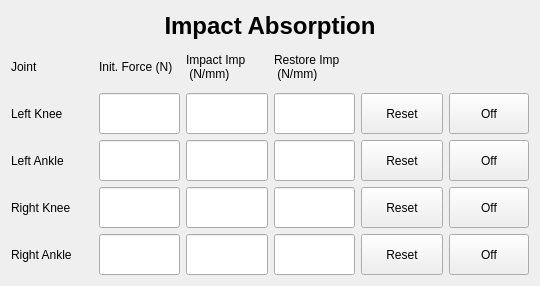
<?xml version="1.0" encoding="UTF-8"?>
<ui version="4.0">
 <class>ImpactCon</class>
 <widget class="QWidget" name="ImpactCon">
  <property name="geometry">
   <rect>
    <x>0</x>
    <y>0</y>
    <width>540</width>
    <height>286</height>
   </rect>
  </property>
  <property name="windowTitle">
   <string>Impact Absorption</string>
  </property>
  <layout class="QVBoxLayout" name="verticalLayout_2" stretch="1,8">
   <item>
    <widget class="QLabel" name="label">
     <property name="font">
      <font>
       <pointsize>18</pointsize>
       <weight>75</weight>
       <bold>true</bold>
      </font>
     </property>
     <property name="text">
      <string>Impact Absorption</string>
     </property>
     <property name="alignment">
      <set>Qt::AlignCenter</set>
     </property>
    </widget>
   </item>
   <item>
    <layout class="QGridLayout" name="gridLayout" columnstretch="1,1,1,1,1,0">
     <item row="3" column="3">
      <widget class="QLineEdit" name="lineEdit_rkne_restore_imp">
       <property name="sizePolicy">
        <sizepolicy hsizetype="Expanding" vsizetype="Preferred">
         <horstretch>0</horstretch>
         <verstretch>0</verstretch>
        </sizepolicy>
       </property>
      </widget>
     </item>
     <item row="2" column="0">
      <widget class="QLabel" name="label_7">
       <property name="text">
        <string>Left Ankle</string>
       </property>
      </widget>
     </item>
     <item row="4" column="0">
      <widget class="QLabel" name="label_9">
       <property name="text">
        <string>Right Ankle</string>
       </property>
      </widget>
     </item>
     <item row="3" column="2">
      <widget class="QLineEdit" name="lineEdit_rkne_impact_imp">
       <property name="sizePolicy">
        <sizepolicy hsizetype="Expanding" vsizetype="Preferred">
         <horstretch>0</horstretch>
         <verstretch>0</verstretch>
        </sizepolicy>
       </property>
      </widget>
     </item>
     <item row="0" column="1">
      <widget class="QLabel" name="label_4">
       <property name="text">
        <string>Init. Force (N)</string>
       </property>
      </widget>
     </item>
     <item row="2" column="4">
      <widget class="QPushButton" name="btn_lank_reset">
       <property name="sizePolicy">
        <sizepolicy hsizetype="Minimum" vsizetype="Preferred">
         <horstretch>0</horstretch>
         <verstretch>0</verstretch>
        </sizepolicy>
       </property>
       <property name="text">
        <string>Reset</string>
       </property>
      </widget>
     </item>
     <item row="1" column="1">
      <widget class="QLineEdit" name="lineEdit_lkne_init_f">
       <property name="sizePolicy">
        <sizepolicy hsizetype="Expanding" vsizetype="Preferred">
         <horstretch>0</horstretch>
         <verstretch>0</verstretch>
        </sizepolicy>
       </property>
      </widget>
     </item>
     <item row="3" column="1">
      <widget class="QLineEdit" name="lineEdit_rkne_init_f">
       <property name="sizePolicy">
        <sizepolicy hsizetype="Expanding" vsizetype="Preferred">
         <horstretch>0</horstretch>
         <verstretch>0</verstretch>
        </sizepolicy>
       </property>
      </widget>
     </item>
     <item row="2" column="2">
      <widget class="QLineEdit" name="lineEdit_lank_impact_imp">
       <property name="sizePolicy">
        <sizepolicy hsizetype="Expanding" vsizetype="Preferred">
         <horstretch>0</horstretch>
         <verstretch>0</verstretch>
        </sizepolicy>
       </property>
      </widget>
     </item>
     <item row="0" column="3">
      <widget class="QLabel" name="label_6">
       <property name="text">
        <string>Restore Imp 
 (N/mm)</string>
       </property>
      </widget>
     </item>
     <item row="3" column="0">
      <widget class="QLabel" name="label_8">
       <property name="text">
        <string>Right Knee</string>
       </property>
      </widget>
     </item>
     <item row="3" column="4">
      <widget class="QPushButton" name="btn_rkne_reset">
       <property name="sizePolicy">
        <sizepolicy hsizetype="Minimum" vsizetype="Preferred">
         <horstretch>0</horstretch>
         <verstretch>0</verstretch>
        </sizepolicy>
       </property>
       <property name="text">
        <string>Reset</string>
       </property>
      </widget>
     </item>
     <item row="2" column="3">
      <widget class="QLineEdit" name="lineEdit_lank_restore_imp">
       <property name="sizePolicy">
        <sizepolicy hsizetype="Expanding" vsizetype="Preferred">
         <horstretch>0</horstretch>
         <verstretch>0</verstretch>
        </sizepolicy>
       </property>
      </widget>
     </item>
     <item row="4" column="1">
      <widget class="QLineEdit" name="lineEdit_rank_init_f">
       <property name="sizePolicy">
        <sizepolicy hsizetype="Expanding" vsizetype="Preferred">
         <horstretch>0</horstretch>
         <verstretch>0</verstretch>
        </sizepolicy>
       </property>
      </widget>
     </item>
     <item row="4" column="4">
      <widget class="QPushButton" name="btn_rank_reset">
       <property name="sizePolicy">
        <sizepolicy hsizetype="Minimum" vsizetype="Preferred">
         <horstretch>0</horstretch>
         <verstretch>0</verstretch>
        </sizepolicy>
       </property>
       <property name="text">
        <string>Reset</string>
       </property>
      </widget>
     </item>
     <item row="1" column="4">
      <widget class="QPushButton" name="btn_lkne_reset">
       <property name="sizePolicy">
        <sizepolicy hsizetype="Minimum" vsizetype="Preferred">
         <horstretch>0</horstretch>
         <verstretch>0</verstretch>
        </sizepolicy>
       </property>
       <property name="text">
        <string>Reset</string>
       </property>
      </widget>
     </item>
     <item row="4" column="3">
      <widget class="QLineEdit" name="lineEdit_rank_restore_imp">
       <property name="sizePolicy">
        <sizepolicy hsizetype="Expanding" vsizetype="Preferred">
         <horstretch>0</horstretch>
         <verstretch>0</verstretch>
        </sizepolicy>
       </property>
      </widget>
     </item>
     <item row="2" column="1">
      <widget class="QLineEdit" name="lineEdit_lank_init_f">
       <property name="sizePolicy">
        <sizepolicy hsizetype="Expanding" vsizetype="Preferred">
         <horstretch>0</horstretch>
         <verstretch>0</verstretch>
        </sizepolicy>
       </property>
      </widget>
     </item>
     <item row="0" column="4">
      <spacer name="horizontalSpacer">
       <property name="orientation">
        <enum>Qt::Horizontal</enum>
       </property>
       <property name="sizeHint" stdset="0">
        <size>
         <width>40</width>
         <height>20</height>
        </size>
       </property>
      </spacer>
     </item>
     <item row="1" column="2">
      <widget class="QLineEdit" name="lineEdit_lkne_impact_imp">
       <property name="sizePolicy">
        <sizepolicy hsizetype="Expanding" vsizetype="Preferred">
         <horstretch>0</horstretch>
         <verstretch>0</verstretch>
        </sizepolicy>
       </property>
      </widget>
     </item>
     <item row="1" column="0">
      <widget class="QLabel" name="label_2">
       <property name="text">
        <string>Left Knee</string>
       </property>
      </widget>
     </item>
     <item row="0" column="2">
      <widget class="QLabel" name="label_5">
       <property name="text">
        <string>Impact Imp 
 (N/mm)</string>
       </property>
      </widget>
     </item>
     <item row="1" column="3">
      <widget class="QLineEdit" name="lineEdit_lkne_restore_imp">
       <property name="sizePolicy">
        <sizepolicy hsizetype="Expanding" vsizetype="Preferred">
         <horstretch>0</horstretch>
         <verstretch>0</verstretch>
        </sizepolicy>
       </property>
      </widget>
     </item>
     <item row="4" column="2">
      <widget class="QLineEdit" name="lineEdit_rank_impact_imp">
       <property name="sizePolicy">
        <sizepolicy hsizetype="Expanding" vsizetype="Preferred">
         <horstretch>0</horstretch>
         <verstretch>0</verstretch>
        </sizepolicy>
       </property>
      </widget>
     </item>
     <item row="0" column="0">
      <widget class="QLabel" name="label_3">
       <property name="text">
        <string>Joint</string>
       </property>
      </widget>
     </item>
     <item row="0" column="5">
      <spacer name="horizontalSpacer_2">
       <property name="orientation">
        <enum>Qt::Horizontal</enum>
       </property>
       <property name="sizeHint" stdset="0">
        <size>
         <width>40</width>
         <height>20</height>
        </size>
       </property>
      </spacer>
     </item>
     <item row="1" column="5">
      <widget class="QPushButton" name="btn_lkne_off">
       <property name="sizePolicy">
        <sizepolicy hsizetype="Minimum" vsizetype="Preferred">
         <horstretch>0</horstretch>
         <verstretch>0</verstretch>
        </sizepolicy>
       </property>
       <property name="text">
        <string>Off</string>
       </property>
      </widget>
     </item>
     <item row="2" column="5">
      <widget class="QPushButton" name="btn_lank_off">
       <property name="sizePolicy">
        <sizepolicy hsizetype="Minimum" vsizetype="Preferred">
         <horstretch>0</horstretch>
         <verstretch>0</verstretch>
        </sizepolicy>
       </property>
       <property name="text">
        <string>Off</string>
       </property>
      </widget>
     </item>
     <item row="3" column="5">
      <widget class="QPushButton" name="btn_rkne_off">
       <property name="sizePolicy">
        <sizepolicy hsizetype="Minimum" vsizetype="Preferred">
         <horstretch>0</horstretch>
         <verstretch>0</verstretch>
        </sizepolicy>
       </property>
       <property name="text">
        <string>Off</string>
       </property>
      </widget>
     </item>
     <item row="4" column="5">
      <widget class="QPushButton" name="btn_rank_off">
       <property name="sizePolicy">
        <sizepolicy hsizetype="Minimum" vsizetype="Preferred">
         <horstretch>0</horstretch>
         <verstretch>0</verstretch>
        </sizepolicy>
       </property>
       <property name="text">
        <string>Off</string>
       </property>
      </widget>
     </item>
    </layout>
   </item>
  </layout>
 </widget>
 <resources/>
 <connections/>
</ui>
